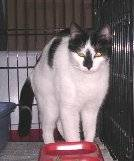
#> input picture myNN/nn3/dataset/training_set/training_set/cats/cat.1110.jpg, 134 x 161 px, found by its file name; its folder holds 4 pictures in this run
$ python resizeSave.py
#> lines starting #> are read from the running program, lines starting #| are printed output that depends on the picture
import os
from PIL import Image

train_cat = "dataset/training_set/training_set/cats"
train_dog = "dataset/training_set/training_set/dogs"
train_cat_data = os.listdir(train_cat)
train_dog_data = os.listdir(train_dog)
print("train_cat: ",len(train_cat_data))
print("train_dog: ",len(train_dog_data))

train_cat_processing = "datasetpreprocessing/train/cats"
train_dog_processing = "datasetpreprocessing/train/cats"

test_cat = "dataset/test_set/test_set/cats"
test_dog = "dataset/test_set/test_set/dogs"

test_cat_data = os.listdir(test_cat)
test_dog_data = os.listdir(test_dog)

print("test_cat: ", len(os.listdir(test_cat)))
print("test_dog: ", len(os.listdir(test_dog)))

test_cat_processing = "datasetpreprocessing/test/cats"
test_dog_processing = "datasetpreprocessing/test/dogs"

cropimagesize = (150, 150)
total_size = len(train_cat_data) + len(train_dog_data) + len(os.listdir(test_cat)) + len(os.listdir(test_dog))
print("total size:", total_size)
current_size_processed = 0

def Resize_Save(array_image, path, prefix, pathoutput):
#> called with path = 'dataset/training_set/training_set/cats', prefix = 'cat', pathoutput = 'datasetpreprocessing/train/cats'
    global current_size_processed
    for i in range(len(array_image)):
        current_size_processed += 1
        size_proc =  (total_size / current_size_processed) * 100
        print("process: ", size_proc)
        os.system('clear')
        image = Image.open(path + "/" + array_image[i])
#> image is the input picture: PIL image 134x161 RGB; mean R, G, B 116.6, 103.7, 106.8
        image = image.resize(cropimagesize)
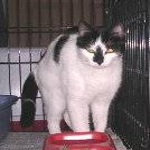
#> image: PIL image 150x150 RGB; mean R, G, B 116.5, 103.7, 106.8
        nameimage = pathoutput + "/" + str(prefix) + "." + str(i) + ".png"
        image.save(nameimage)
#> pass 2 of the loop in Resize_Save, `for i in range(len(array_image)):`:
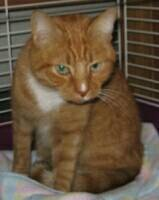
#> input picture myNN/nn3/dataset/training_set/training_set/cats/cat.1164.jpg, 159 x 200 px, found by its file name
#> in Resize_Save, image is the input picture: PIL image 159x200 RGB; mean R, G, B 101.6, 83.7, 61.7
#> in Resize_Save, `image = image.resize(cropimagesize)`:
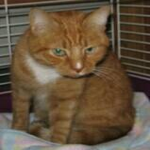
#> image: PIL image 150x150 RGB; mean R, G, B 101.6, 83.7, 61.7
#> pass 3 of the loop in Resize_Save, `for i in range(len(array_image)):`:
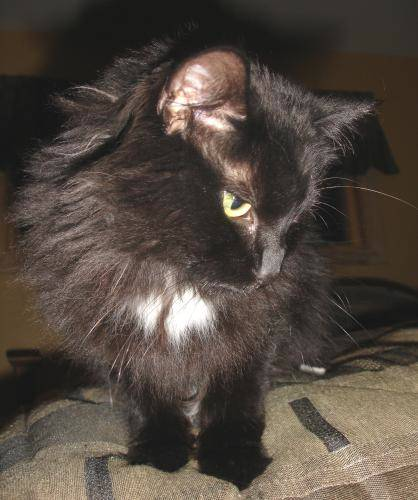
#> input picture myNN/nn3/dataset/training_set/training_set/cats/cat.1167.jpg, 418 x 500 px, found by its file name
#> in Resize_Save, image is the input picture: PIL image 418x500 RGB; mean R, G, B 81.7, 71.9, 63.6
#> in Resize_Save, `image = image.resize(cropimagesize)`:
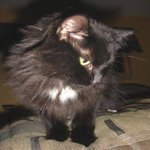
#> image: PIL image 150x150 RGB; mean R, G, B 81.7, 71.9, 63.6
#> the loop made 4 passes; the first 3 are shown
#> pass 2 of the loop in Resize_Save, `for i in range(len(array_image)):`:
#> pass 3 of the loop in Resize_Save, `for i in range(len(array_image)):`:
#> the loop made 4 passes; the first 3 are shown


Resize_Save(train_cat_data, train_cat, "cat", train_cat_processing)
Resize_Save(train_dog_data, train_dog, "dog", train_dog_processing)

Resize_Save(test_cat_data, test_cat, "cat", test_cat_processing)
Resize_Save(test_dog_data, test_dog, "dog", test_dog_processing)
